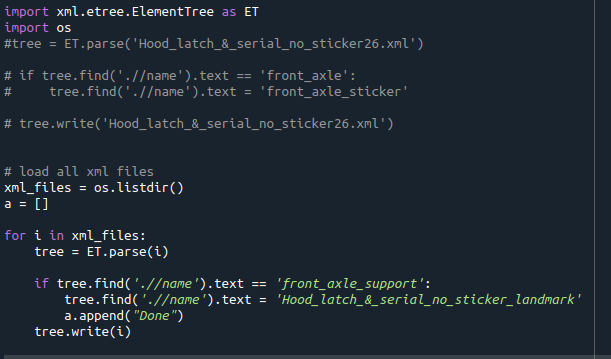
#> input picture open_cv_learning/demo.png, 611 x 359 px
$ python draw_write_img.py
#> lines starting #> are read from the running program, lines starting #| are printed output that depends on the picture
import cv2
import numpy as np

# sample img
img =  cv2.imread('demo.png', cv2.IMREAD_COLOR)
#> img is the input picture: shape (359, 611, 3); mean B, G, R 50.3, 41, 31.2
# draw a line in image
cv2.line(img, (0,0), (150,150), (255.0,0),15)
# draw a circle in image
cv2.circle(img, (100,65), 75, (0,0,255), -1)
# draw a rectangle
cv2.rectangle(img, (25,15), (200,150), (0,255,0), 5)

# draw a polygon
pts = np.array([[10,5],[20,30],[70,20],[50,10]], np.int32)
#pts = pts.reshape((-1,1,2))
cv2.polylines(img, [pts], True, (0,255,255), 5)

# write text
font = cv2.FONT_HERSHEY_SIMPLEX
cv2.putText(img, 'Output Image', (0,130), font, 1, (200,255,255), 5, cv2.LINE_AA)
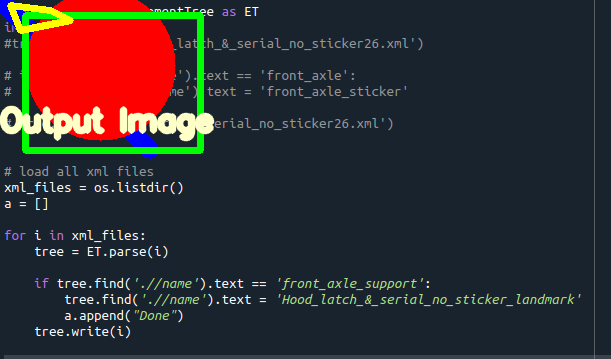
#> img: shape (359, 611, 3); mean B, G, R 48.3, 46, 49.5

cv2.imshow('image', img)
cv2.waitKey(0)
cv2.destroyAllWindows()
